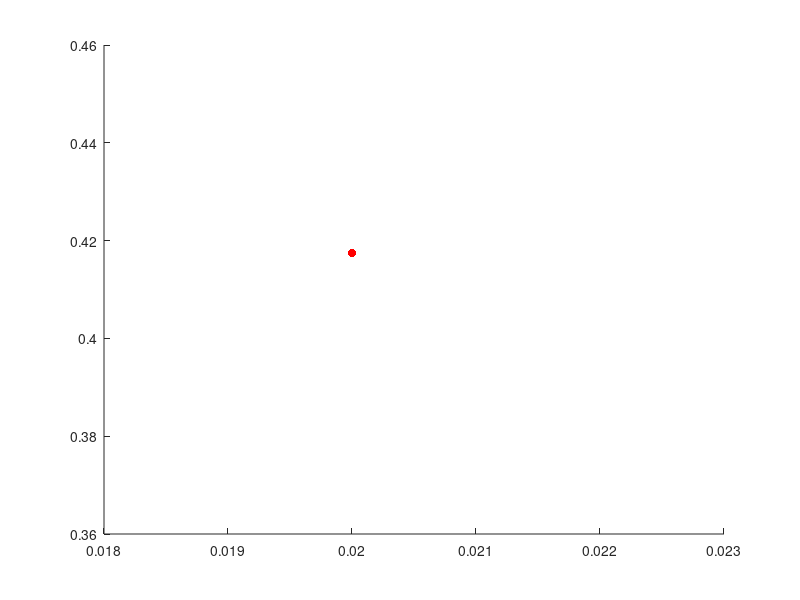

Reproduce this figure in MATLAB. (Note: this script raises an error after producing the figure.)
clf;clc;clear all;
v_belt = 0.2;
blocks = 0;
x = zeros(20,2);
% x_prop = cell(20,2);
x_prop(1,1) = 'r'
x_prop(1,2) = 'o';
time_update = 0.1;
A = ['r','g','b','b'];
B = ['o','s','^','d'];
while (1)
    if (10*rand()>8)
        blocks=blocks+1;
        x(blocks,:) = [0,rand()];
        x_prop(blocks+1,1) = randsample(A,1);
        x_prop(blocks+1,2) = randsample(B,1);
    end
    x(:,1)=x(:,1)+v_belt*time_update;
    pause(time_update)
    for c=1:blocks
        s = scatter(x(c,1),x(c,2),char(x_prop(c,1)),"filled",char(x_prop(c,2)));
        s.SizeData = 1000
        xlim([0 1]);
        ylim([0 1]);
        drawnow
        hold on
        
    end
    hold off;
end
